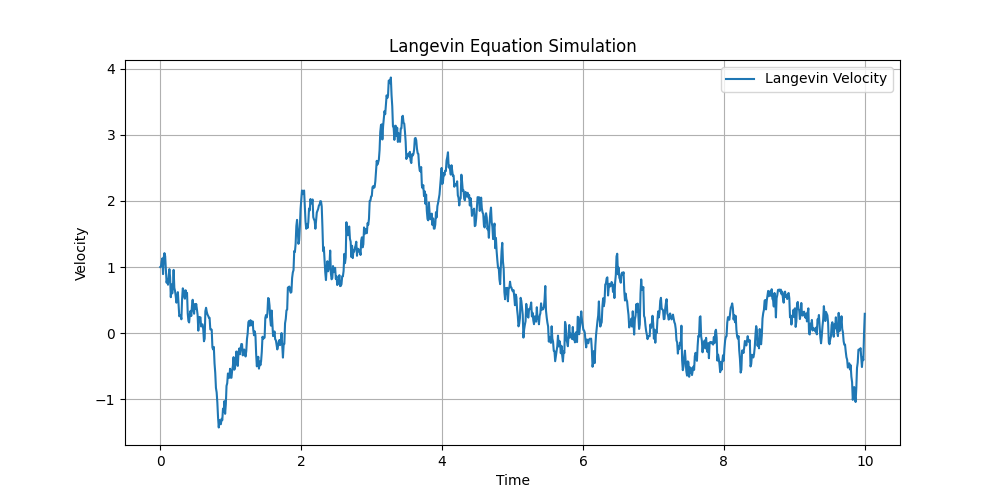

This chart was generated by the following Python code:
import numpy as np
import matplotlib.pyplot as plt

# Parameters
gamma = 0.5     # Damping coefficient
D = 1.0        # Noise strength
T = 10.0       # Total time
N = 1000       # Number of time steps
v0 = 1.0       # Initial velocity

# Time step size
dt = T / N

# Generate white noise
dW = np.random.randn(N) * np.sqrt(dt)

# Langevin equation: dv/dt = -gamma * v + sqrt(2D) * eta(t)
v = np.zeros(N)
v[0] = v0

for i in range(1, N):
    v[i] = v[i-1] - gamma * v[i-1] * dt + np.sqrt(2 * D) * dW[i-1]

# Time array
t = np.linspace(0, T, N)

# Calculate mean and variance
v_mean = np.mean(v)
v_variance = np.var(v)

# Plot the velocity trajectory
plt.figure(figsize=(10, 5))
plt.plot(t, v, label="Langevin Velocity")
plt.xlabel("Time")
plt.ylabel("Velocity")
plt.title("Langevin Equation Simulation")
plt.grid(True)
plt.legend()
plt.savefig("task2.png")

# Print mean and variance
print(f"Mean of velocity: {v_mean}")
print(f"Variance of velocity: {v_variance}")
